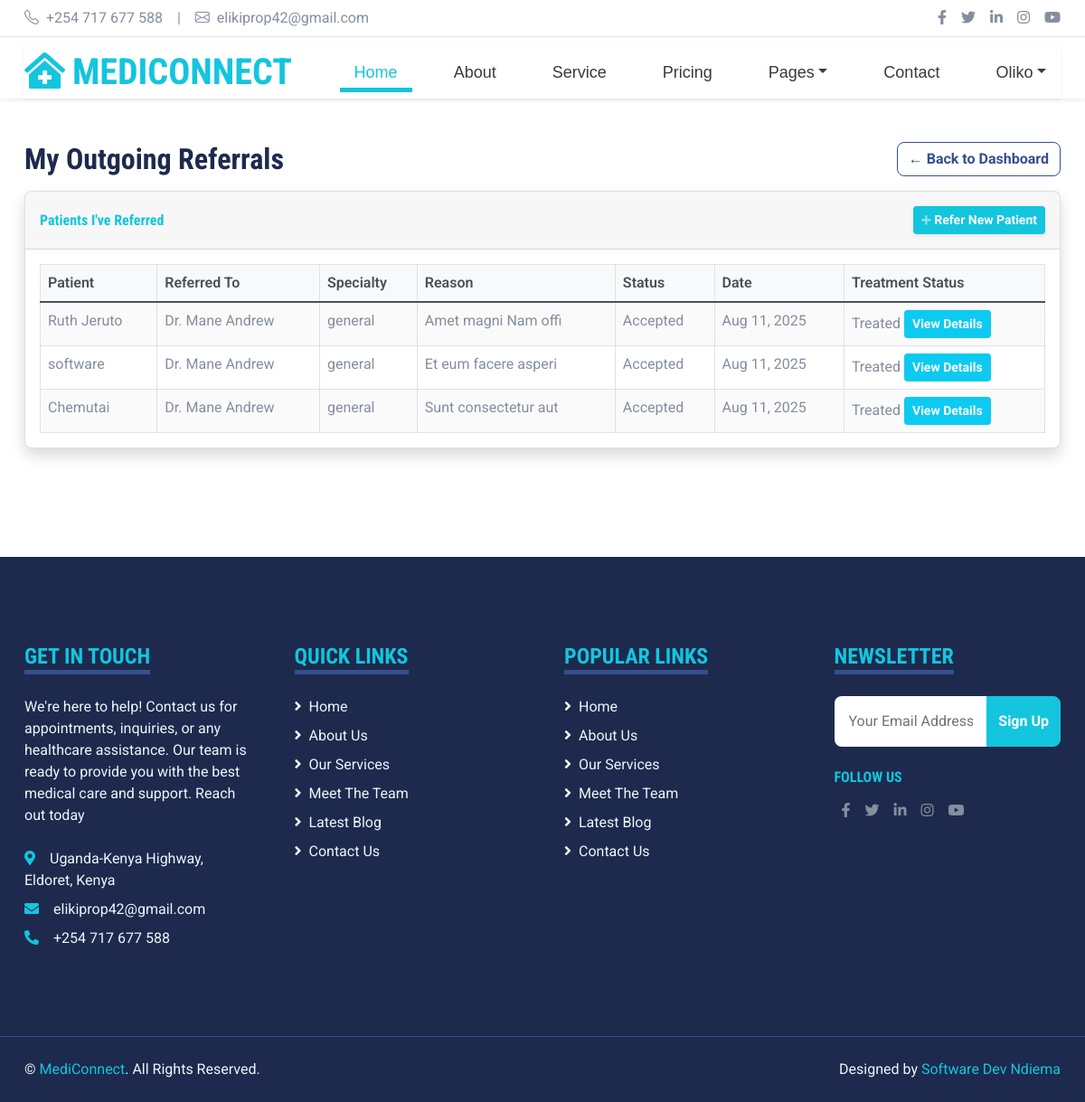
Page /referrals/outgoing/ (signed in) on the committed database.
### mediapp/models.py (models this page shows, shortened)
class CustomUser(AbstractUser):
    ROLE_CHOICES = [
        ('doctor', 'Doctor'),
        ('patient', 'Patient'),
        ('admin', 'Admin'),
    ]
    role = models.CharField(max_length=20, choices=ROLE_CHOICES, default='patient')

class PatientReferral(models.Model):
    STATUS_CHOICES = [
        ('pending', 'Pending'),
        ('accepted', 'Accepted'),
        ('rejected', 'Rejected'),
    ]
    patient = models.ForeignKey(
        get_user_model(),
        on_delete=models.CASCADE,
        related_name="referrals"
    )
    referring_doctor = models.ForeignKey(
        Doctor,
        on_delete=models.CASCADE,
        related_name="referring_patients"
    )
    referred_doctor = models.ForeignKey(
        Doctor,
        on_delete=models.CASCADE,
        related_name="referred_patients"
    )
    reason = models.TextField()
    status = models.CharField(
        max_length=20,
        choices=STATUS_CHOICES,
        default='pending'
    )
    created_at = models.DateTimeField(auto_now_add=True)
    department = models.CharField(max_length=255, blank=True, null=True)
    is_treated = models.BooleanField(default=False)

class Doctor(models.Model):
    SPECIALTY_CHOICES = [
        ('general', 'General'),
        ('cardiology', 'Cardiology'),
        ('neurology', 'Neurology'),
        ('pediatrics', 'Pediatrics'),
    ]
    user = models.OneToOneField(
        get_user_model(),
        on_delete=models.CASCADE,
        related_name='doctor',
        db_index=True
    )
    specialty = models.CharField(
        max_length=255,
        choices=SPECIALTY_CHOICES,
        default='general'
    )
    biography = models.TextField(blank=True, default="No biography provided")

### mediapp/views.py (the view)
# urls.py: path('referrals/outgoing/', views.view_outgoing_referrals, name='view_outgoing_referrals'),
@login_required(login_url="login")
def view_outgoing_referrals(request):
    if request.user.role != "doctor":
        messages.error(request, "Only doctors can view outgoing referrals.")
        return redirect("home")
    try:
        doctor = Doctor.objects.get(user=request.user)
    except Doctor.DoesNotExist:
        messages.error(request, "Doctor profile not found.")
        return redirect("home")
    outgoing_referrals = PatientReferral.objects.filter(referring_doctor=doctor).order_by("-created_at")
    return render(request, "view_outgoing_referrals.html", {"referrals": outgoing_referrals})

### mediapp/templates/view_outgoing_referrals.html (shortened to what this page needs)
{% extends 'base.html' %}
{% block content %}
<div class="container-fluid py-5">
    <div class="container">
        <div class="row mb-3">
            <div class="col-6">
                <h2 class="mb-0">My Outgoing Referrals</h2>
            </div>
            <div class="col-6 text-end">
                <a href="{% url 'doctor_dashboard' %}" class="btn btn-outline-secondary">
                    ← Back to Dashboard
                </a>
            </div>
        </div>
        <div class="card shadow mb-4">
            <div class="card-header py-3 d-flex flex-row align-items-center justify-content-between">
                <h6 class="m-0 font-weight-bold text-primary">Patients I've Referred</h6>
                <a href="{% url 'refer_patient' %}" class="btn btn-sm btn-primary shadow-sm">
                    <i class="fas fa-plus fa-sm text-white-50"></i> Refer New Patient
                </a>
            </div>
            <div class="card-body">
                {% if referrals %}
                <div class="table-responsive">
                    <table class="table table-bordered" id="dataTable" width="100%" cellspacing="0">
                        <thead>
                            <tr>
                                <th>Patient</th>
                                <th>Referred To</th>
                                <th>Specialty</th>
                                <th>Reason</th>
                                <th>Status</th>
                                <th>Date</th>
                                <th>Treatment Status</th>
                            </tr>
                        </thead>
                        <tbody>
                            {% for referral in referrals %}
                            <tr>
                                <td>{{ referral.patient.get_full_name|default:referral.patient.username }}</td>
                                <td>Dr. {{ referral.referred_doctor.user.get_full_name|default:referral.referred_doctor.user.username }}</td>
                                <td>{{ referral.referred_doctor.specialty }}</td>
                                <td>{{ referral.reason }}</td>
                                <td>
                                    <span class="
                                        {% if referral.status == 'pending' %}badge-warning
                                        {% elif referral.status == 'accepted' %}badge-success
                                        {% elif referral.status == 'rejected' %}badge-danger
                                        {% else %}badge-secondary{% endif %}">
                                        {{ referral.status|title }}
                                    </span>
                                </td>
                                <td>{{ referral.created_at|date:"M d, Y" }}</td>
                                <td data-referral-id="{{ referral.id }}" id="treatment-status-{{ referral.id }}">
                                    {% if referral.is_treated %}
                                        <span class=" ">Treated</span>
                                        <button type="button" class="btn btn-info btn-sm" data-toggle="modal" data-target="#treatmentModal{{ referral.id }}">
                                            View Details
                                        </button>
                                    {% else %}
                                        <span class="text-muted">Not treated yet</span>
                                    {% endif %}
                                </td>
                            </tr>
                            {% endfor %}
                        </tbody>
                    </table>
                </div>
                {% else %}
                <div class="text-center py-4">
                    <p class="text-muted">You haven't made any referrals yet.</p>
                    <a href="{% url 'refer_patient' %}" class="btn btn-primary">Refer a Patient</a>
                </div>
                {% endif %}
            </div>
        </div>
    </div>
</div>
{% endblock %}

### mediapp/templates/base.html (shortened to what this page needs)
{% load static %}
<!DOCTYPE html>
<html lang="en">
<head>
    <link href="https://cdnjs.cloudflare.com/ajax/libs/font-awesome/5.15.0/css/all.min.css" rel="stylesheet">
    <link href="https://cdn.jsdelivr.net/npm/bootstrap-icons@1.4.1/font/bootstrap-icons.css" rel="stylesheet">
    <link href="{% static 'lib/owlcarousel/assets/owl.carousel.min.css' %}" rel="stylesheet">
    <link href="{% static 'lib/tempusdominus/css/tempusdominus-bootstrap-4.min.css' %}" rel="stylesheet" />
    <link href="{% static 'css/bootstrap.min.css' %}" rel="stylesheet">
    <link href="{% static 'css/style.css' %}" rel="stylesheet">
</head>
<body>
    <div class="position-fixed top-0 end-0 p-3" style="z-index: 1055;">
    </div>
    <div class="container-fluid py-2 border-bottom d-none d-lg-block">
        <div class="container">
            <div class="row">
                <div class="col-md-6 text-center text-lg-start mb-2 mb-lg-0">
                    <div class="d-inline-flex align-items-center">
                        <a class="text-decoration-none text-body pe-3" href=""><i class="bi bi-telephone me-2"></i>+254 717 677 588</a>
                        <span class="text-body">|</span>
                        <a class="text-decoration-none text-body px-3" href=""><i class="bi bi-envelope me-2"></i>elikiprop42@gmail.com</a>
                    </div>
                </div>
                <div class="col-md-6 text-center text-lg-end">
                    <div class="d-inline-flex align-items-center">
                        <a class="text-body px-2" href="https://web.facebook.com/eli.ndiema.1">
                            <i class="fab fa-facebook-f"></i>
                        </a>
                        <a class="text-body px-2" href="https://x.com/EliKiprop9">
                            <i class="fab fa-twitter"></i>
                        </a>
                        <a class="text-body px-2" href="https://www.linkedin.com/in/eli-kiprop-b12a51240/">
                            <i class="fab fa-linkedin-in"></i>
                        </a>
                        <a class="text-body px-2" href="https://www.instagram.com/merel_ndiema/">
                            <i class="fab fa-instagram"></i>
                        </a>
                        <a class="text-body ps-2" href="https://www.youtube.com/">
                            <i class="fab fa-youtube"></i>
                        </a>
                    </div>
                </div>
            </div>
        </div>
    </div>
    <div class="container-fluid sticky-top bg-white shadow-sm">
        <div class="container">
            <nav class="navbar navbar-expand-lg bg-white navbar-light py-3 py-lg-0">
                <a href="{% url 'home' %}" class="navbar-brand">
                    <h1 class="m-0 text-uppercase text-primary"><i class="fa fa-clinic-medical me-2"></i>MediConnect</h1>
                </a>
                <div class="collapse navbar-collapse" id="navbarCollapse">
                    <div class="navbar-nav ms-auto py-0">
                        <a href="{% url 'home' %}" class="nav-item nav-link active">Home</a>
                        <a href="{% url 'about' %}" class="nav-item nav-link">About</a>
                        <a href="{% url 'service' %}" class="nav-item nav-link">Service</a>
                        <a href="{% url 'price' %}" class="nav-item nav-link">Pricing</a>
                        <div class="nav-item dropdown">
                            <a href="#" class="nav-link dropdown-toggle" data-bs-toggle="dropdown">Pages</a>
                        </div>
                        <a href="{% url 'contact' %}" class="nav-item nav-link">Contact</a>
                        {% if user.is_authenticated %}
                            <div class="nav-item dropdown">
                                <a href="#" class="nav-link dropdown-toggle" data-bs-toggle="dropdown">{{ user.username }}</a>
                            </div>
                        {% else %}
                            <a href="{% url 'login' %}" class="nav-item nav-link">Login</a>
                            <a href="{% url 'register' %}" class="nav-item nav-link">Register</a>
                        {% endif %}
                    </div>
                </div>
            </nav>
        </div>
    </div>
    {% block content %}
    {% endblock %}
    <div class="container-fluid bg-dark text-light mt-5 py-5">
        <div class="container py-5">
            <div class="row g-5">
                <div class="col-lg-3 col-md-6">
                    <h4 class="d-inline-block text-primary text-uppercase border-bottom border-5 border-secondary mb-4">Get In Touch</h4>
                    <p class="mb-4">We're here to help! Contact us for appointments, inquiries, or any healthcare assistance. Our team is ready to provide you with the best medical care and support. Reach out today</p>
                    <p class="mb-2"><i class="fa fa-map-marker-alt text-primary me-3"></i>Uganda-Kenya Highway, Eldoret, Kenya</p>
                    <p class="mb-2"><i class="fa fa-envelope text-primary me-3"></i>elikiprop42@gmail.com</p>
                    <p class="mb-0"><i class="fa fa-phone-alt text-primary me-3"></i>+254 717 677 588</p>
                </div>
                <div class="col-lg-3 col-md-6">
                    <h4 class="d-inline-block text-primary text-uppercase border-bottom border-5 border-secondary mb-4">Quick Links</h4>
                    <div class="d-flex flex-column justify-content-start">
                        <a class="text-light mb-2" href="{% url 'home' %}"><i class="fa fa-angle-right me-2"></i>Home</a>
                        <a class="text-light mb-2" href="{% url 'about' %}"><i class="fa fa-angle-right me-2"></i>About Us</a>
                        <a class="text-light mb-2" href="{% url 'service' %}"><i class="fa fa-angle-right me-2"></i>Our Services</a>
                        <a class="text-light mb-2" href="{% url 'team' %}"><i class="fa fa-angle-right me-2"></i>Meet The Team</a>
                        <a class="text-light mb-2" href="{% url 'blog' %}"><i class="fa fa-angle-right me-2"></i>Latest Blog</a>
                        <a class="text-light" href="{% url 'contact' %}"><i class="fa fa-angle-right me-2"></i>Contact Us</a>
                    </div>
                </div>
                <div class="col-lg-3 col-md-6">
                    <h4 class="d-inline-block text-primary text-uppercase border-bottom border-5 border-secondary mb-4">Popular Links</h4>
                    <div class="d-flex flex-column justify-content-start">
                        <a class="text-light mb-2" href="{% url 'home' %}"><i class="fa fa-angle-right me-2"></i>Home</a>
                        <a class="text-light mb-2" href="{% url 'about' %}"><i class="fa fa-angle-right me-2"></i>About Us</a>
                        <a class="text-light mb-2" href="{% url 'service' %}"><i class="fa fa-angle-right me-2"></i>Our Services</a>
                        <a class="text-light mb-2" href="{% url 'team' %}"><i class="fa fa-angle-right me-2"></i>Meet The Team</a>
                        <a class="text-light mb-2" href="{% url 'blog' %}"><i class="fa fa-angle-right me-2"></i>Latest Blog</a>
                        <a class="text-light" href="{% url 'contact' %}"><i class="fa fa-angle-right me-2"></i>Contact Us</a>
                    </div>
                </div>
                <div class="col-lg-3 col-md-6">
                    <h4 class="d-inline-block text-primary text-uppercase border-bottom border-5 border-secondary mb-4">Newsletter</h4>
                    <form action="">
                        <div class="input-group">
                            <input type="text" class="form-control p-3 border-0" placeholder="Your Email Address">
                            <button class="btn btn-primary">Sign Up</button>
                        </div>
                    </form>
                    <h6 class="text-primary text-uppercase mt-4 mb-3">Follow Us</h6>
                    <div class="d-inline-flex align-items-center">
                        <a class="text-body px-2" href="https://web.facebook.com/eli.ndiema.1">
                            <i class="fab fa-facebook-f"></i>
                        </a>
                        <a class="text-body px-2" href="https://x.com/EliKiprop9">
                            <i class="fab fa-twitter"></i>
                        </a>
                        <a class="text-body px-2" href="https://www.linkedin.com/in/eli-kiprop-b12a51240/">
                            <i class="fab fa-linkedin-in"></i>
                        </a>
                        <a class="text-body px-2" href="https://www.instagram.com/merel_ndiema/">
                            <i class="fab fa-instagram"></i>
                        </a>
                        <a class="text-body ps-2" href="https://www.youtube.com/">
                            <i class="fab fa-youtube"></i>
                        </a>
                    </div>
                </div>
            </div>
        </div>
    </div>
    <div class="container-fluid bg-dark text-light border-top border-secondary py-4">
        <div class="container">
            <div class="row g-5">
                <div class="col-md-6 text-center text-md-start">
                    <p class="mb-md-0">© <a class="text-primary" href="#">MediConnect</a>. All Rights Reserved.</p>
                </div>
                <div class="col-md-6 text-center text-md-end">
                    <p class="mb-0">Designed by <a class="text-primary" href="https://github.com/elikiprop">Software Dev Ndiema</a></p>
                </div>
            </div>
        </div>
    </div>
</body>
</html>

### rows in the picture
CustomUser: username "Oliko"
PatientReferral: patient.get_full_name "Ruth Jeruto", referred_doctor.user.get_full_name "Mane Andrew", referred_doctor.specialty "general", reason "Amet magni Nam offi", status "Accepted", created_at "Aug 11, 2025"
PatientReferral: patient.get_full_name "software", referred_doctor.user.get_full_name "Mane Andrew", referred_doctor.specialty "general", reason "Et eum facere asperi", status "Accepted", created_at "Aug 11, 2025"
PatientReferral: patient.get_full_name "Chemutai", referred_doctor.user.get_full_name "Mane Andrew", referred_doctor.specialty "general", reason "Sunt consectetur aut", status "Accepted", created_at "Aug 11, 2025"
